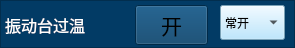
   <widget class="QFrame" name="frame_16">
    <property name="geometry">
     <rect>
      <x>10</x>
      <y>167</y>
      <width>295</width>
      <height>48</height>
     </rect>
    </property>
    <property name="styleSheet">
     <string notr="true">background-color: rgb(2, 59, 101);</string>
    </property>
    <property name="frameShape">
     <enum>QFrame::StyledPanel</enum>
    </property>
    <property name="frameShadow">
     <enum>QFrame::Raised</enum>
    </property>
    <widget class="QLabel" name="label_2">
     <property name="geometry">
      <rect>
       <x>5</x>
       <y>10</y>
       <width>101</width>
       <height>30</height>
      </rect>
     </property>
     <property name="font">
      <font>
       <family>微软雅黑</family>
       <pointsize>12</pointsize>
      </font>
     </property>
     <property name="styleSheet">
      <string notr="true">color: rgb(255, 255, 255);</string>
     </property>
     <property name="text">
      <string>振动台过温</string>
     </property>
    </widget>
    <widget class="QToolButton" name="toolButton_zdtgw">
     <property name="geometry">
      <rect>
       <x>135</x>
       <y>5</y>
       <width>73</width>
       <height>40</height>
      </rect>
     </property>
     <property name="font">
      <font>
       <family>微软雅黑</family>
       <pointsize>16</pointsize>
      </font>
     </property>
     <property name="text">
      <string>开</string>
     </property>
     <property name="icon">
      <iconset>
       <normaloff>yb_off.png</normaloff>yb_off.png</iconset>
     </property>
     <property name="iconSize">
      <size>
       <width>66</width>
       <height>48</height>
      </size>
     </property>
    </widget>
    <widget class="QComboBox" name="comboBox_zdtgw">
     <property name="geometry">
      <rect>
       <x>220</x>
       <y>5</y>
       <width>65</width>
       <height>35</height>
      </rect>
     </property>
     <property name="styleSheet">
      <string notr="true">background-color: rgb(170, 225, 255);</string>
     </property>
     <item>
      <property name="text">
       <string>常开</string>
      </property>
     </item>
     <item>
      <property name="text">
       <string>常闭</string>
      </property>
     </item>
    </widget>
   </widget>
